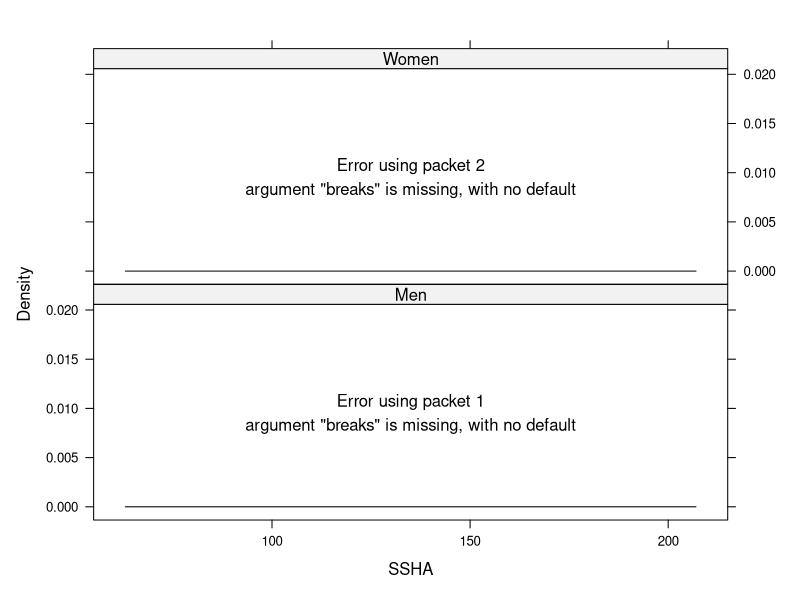
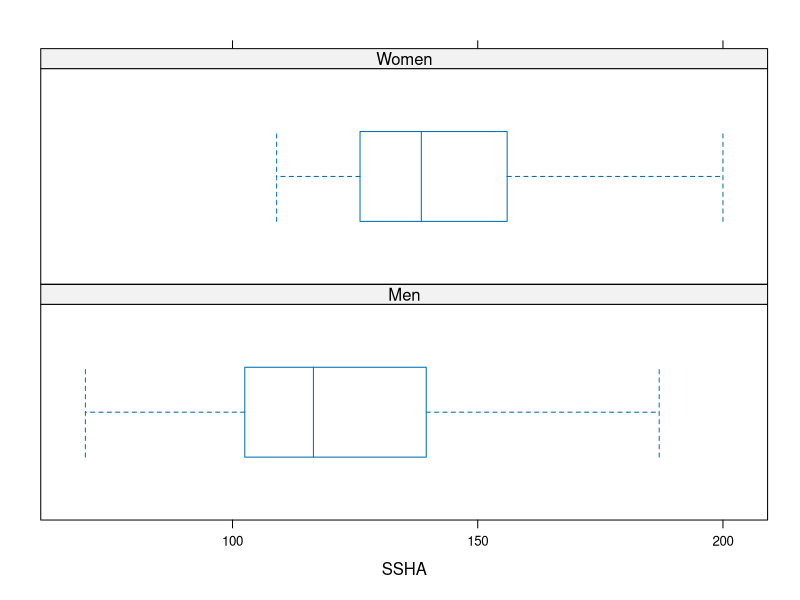
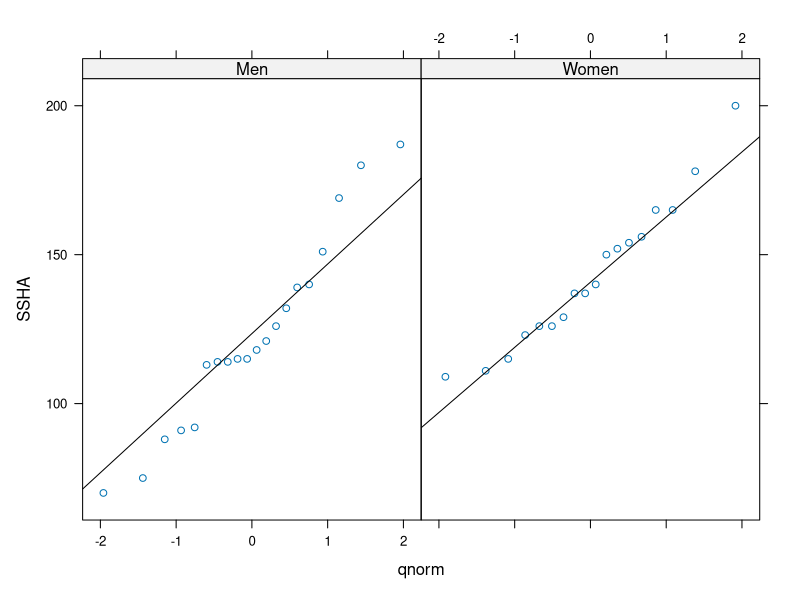

R code for these plots, in order: (Note: this script raises an error after producing the figures.)
study=read.table(file="studyhabits.txt",header=T)
studynew <- subset(study, Sex=="Men" | Sex == "Women")

attach(studynew)
# Note: it is required that you have two curves (red and blue) on the
# histogram and the line on the normal quantile plot as done by the
#   code below.
library(lattice)
histogram(~SSHA | Sex, layout=c(1,2),type="density", panel=function(x)
{
  panel.histogram(x) 
  panel.mathdensity(dmath=dnorm,col="blue",lwd=2,args=list(mean=mean(x, na.rm=T), sd = sd(x,na.rm=T))) 
  panel.densityplot(x,col="red",lwd=2)
})
bwplot(~SSHA | Sex, layout = c(1, 2), pch = "|") #Boxplots side-by-side 
qqmath(~SSHA| Sex, data = study, panel = function(x){
  panel.qqmath(x)
  panel.qqmathline(x)
})


t.test(SSHA ~ Sex, study, mu=0, conf.level=0.99,paired=FALSE, alternative = "less",var.equal=F)
# Information required for f
stdmen = sd(subset(study,Sex == "Men")$SSHA)
sizemen = length(subset(study,Sex == "Men")$SSHA) 
stdwomen = sd(subset(study,Sex == "Women")$SSHA) 
sizewomen = length(subset(study,Sex == "Women")$SSHA) 
se = sqrt(stdmen^2/sizemen + stdwomen^2/sizewomen)

